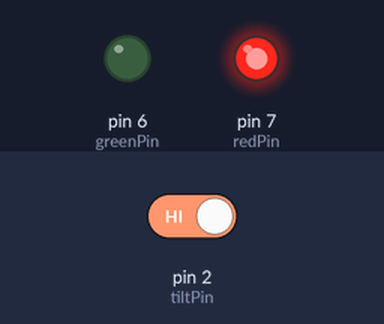
The sketch below on a simulated Arduino Uno, built with avr-gcc and run on an emulated ATmega328P. On the bench: output pins drawn as LEDs (lit = HIGH). The test bench sets the inputs (shaded band); at power-on: pin 2 (tiltPin) HIGH.

Above: at 1.2 s.
1.3 s: pin 2 (tiltPin) driven LOW
At 1.8 s:
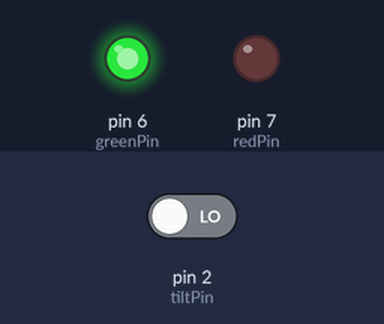
2.8 s: pin 2 (tiltPin) driven HIGH
At 4.1 s:
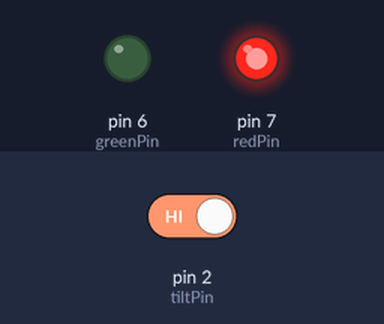
Timing chart, 0 to 5.8 s (numbered marks = the images above; inputs shaded):
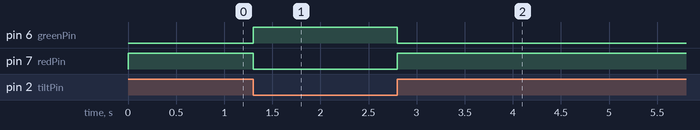

The sketch:

Understanding_Tilt_Switch.ino
```cpp
int tiltPin = 2;
int tiltVal;
int redPin = 7;
int greenPin = 6;
int dt = 100;

void setup() {
  // put your setup code here, to run once:
pinMode(tiltPin, INPUT);
digitalWrite(tiltPin, HIGH);
pinMode(redPin, OUTPUT);
pinMode(greenPin, OUTPUT);
Serial.begin(9600);
}

void loop() {
  // put your main code here, to run repeatedly:
tiltVal = digitalRead(tiltPin);
//Serial.println(tiltVal);
if(tiltVal == 0){
  digitalWrite(redPin, LOW);
  digitalWrite(greenPin, HIGH);
  delay(dt);
  }
else{
  digitalWrite(redPin, HIGH);
  digitalWrite(greenPin, LOW) ;
  delay(dt);
  }
}
```

Measured:
- after the input at 1.3 s, pin 6 (greenPin): LOW → HIGH at once; pin 7 (redPin): HIGH → LOW at once
- after the input at 2.8 s, pin 6 (greenPin): HIGH → LOW at once; pin 7 (redPin): LOW → HIGH at once
